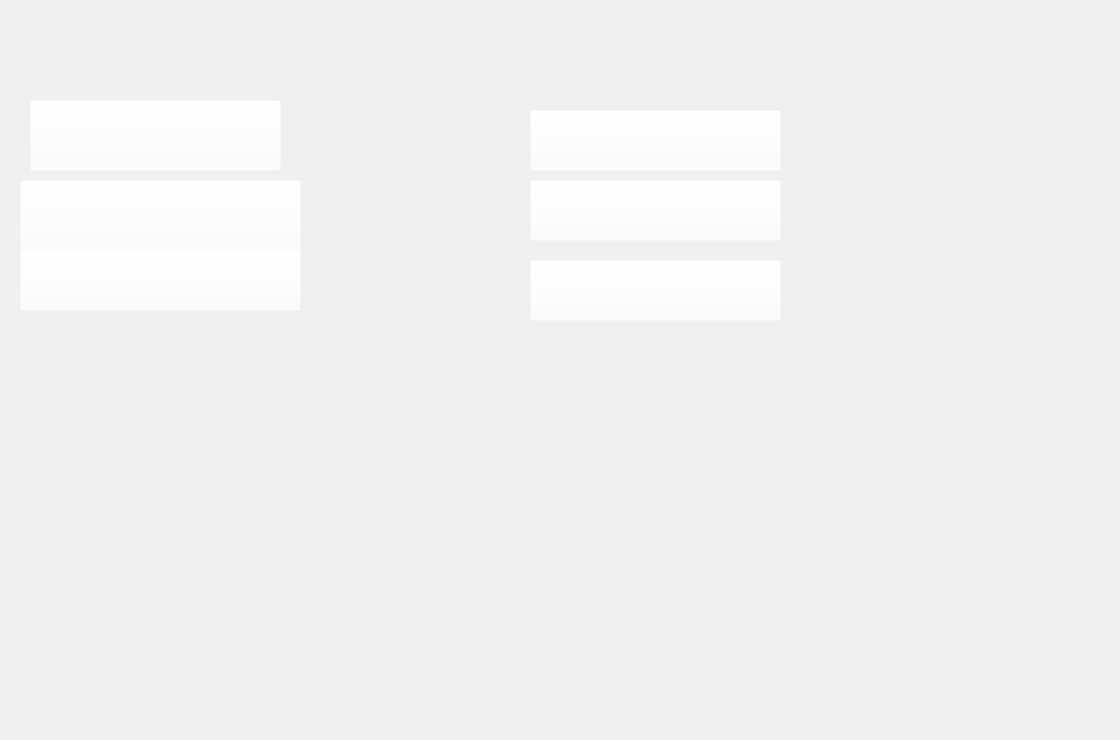
      <widget class="QWidget" name="page2">
       <widget class="QLabel" name="label_4">
        <property name="geometry">
         <rect>
          <x>10</x>
          <y>-60</y>
          <width>1101</width>
          <height>731</height>
         </rect>
        </property>
        <property name="text">
         <string/>
        </property>
        <property name="pixmap">
         <pixmap>../../crm/111.PNG</pixmap>
        </property>
       </widget>
       <widget class="QPushButton" name="pushButton_2">
        <property name="geometry">
         <rect>
          <x>30</x>
          <y>100</y>
          <width>251</width>
          <height>71</height>
         </rect>
        </property>
        <property name="styleSheet">
         <string notr="true">background-color:rgba(255,255,255,0);
font:75 8pt&quot;MS shell Dlg 2&quot;;</string>
        </property>
        <property name="text">
         <string/>
        </property>
       </widget>
       <widget class="QPushButton" name="pushButton_9">
        <property name="geometry">
         <rect>
          <x>20</x>
          <y>250</y>
          <width>281</width>
          <height>61</height>
         </rect>
        </property>
        <property name="styleSheet">
         <string notr="true">background-color:rgba(255,255,255,0);
font:75 8pt&quot;MS shell Dlg 2&quot;;</string>
        </property>
        <property name="text">
         <string/>
        </property>
       </widget>
       <widget class="QPushButton" name="pushButton_10">
        <property name="geometry">
         <rect>
          <x>20</x>
          <y>180</y>
          <width>281</width>
          <height>71</height>
         </rect>
        </property>
        <property name="styleSheet">
         <string notr="true">background-color:rgba(255,255,255,0);
font:75 8pt&quot;MS shell Dlg 2&quot;;</string>
        </property>
        <property name="text">
         <string/>
        </property>
       </widget>
       <widget class="QPushButton" name="pushButton_11">
        <property name="geometry">
         <rect>
          <x>530</x>
          <y>260</y>
          <width>251</width>
          <height>61</height>
         </rect>
        </property>
        <property name="styleSheet">
         <string notr="true">background-color:rgba(255,255,255,0);
font:75 8pt&quot;MS shell Dlg 2&quot;;</string>
        </property>
        <property name="text">
         <string/>
        </property>
       </widget>
       <widget class="QPushButton" name="pushButton_23">
        <property name="geometry">
         <rect>
          <x>530</x>
          <y>180</y>
          <width>251</width>
          <height>61</height>
         </rect>
        </property>
        <property name="styleSheet">
         <string notr="true">background-color:rgba(255,255,255,0);
font:75 8pt&quot;MS shell Dlg 2&quot;;</string>
        </property>
        <property name="text">
         <string/>
        </property>
       </widget>
       <widget class="QPushButton" name="pushButton_24">
        <property name="geometry">
         <rect>
          <x>530</x>
          <y>110</y>
          <width>251</width>
          <height>61</height>
         </rect>
        </property>
        <property name="styleSheet">
         <string notr="true">background-color:rgba(255,255,255,0);
font:75 8pt&quot;MS shell Dlg 2&quot;;</string>
        </property>
        <property name="text">
         <string/>
        </property>
       </widget>
       <widget class="QLabel" name="mailing">
        <property name="geometry">
         <rect>
          <x>30</x>
          <y>190</y>
          <width>251</width>
          <height>51</height>
         </rect>
        </property>
        <property name="text">
         <string/>
        </property>
        <property name="pixmap">
         <pixmap>../../mailing.png</pixmap>
        </property>
       </widget>
       <widget class="QLabel" name="label_20">
        <property name="geometry">
         <rect>
          <x>30</x>
          <y>110</y>
          <width>261</width>
          <height>51</height>
         </rect>
        </property>
        <property name="text">
         <string/>
        </property>
        <property name="pixmap">
         <pixmap>../../instagram/hhhh.png</pixmap>
        </property>
       </widget>
       <widget class="QLabel" name="label_21">
        <property name="geometry">
         <rect>
          <x>30</x>
          <y>260</y>
          <width>251</width>
          <height>51</height>
         </rect>
        </property>
        <property name="text">
         <string/>
        </property>
        <property name="pixmap">
         <pixmap>../../instagram/campagne.png</pixmap>
        </property>
       </widget>
       <widget class="QLabel" name="label_22">
        <property name="geometry">
         <rect>
          <x>540</x>
          <y>110</y>
          <width>241</width>
          <height>51</height>
         </rect>
        </property>
        <property name="text">
         <string/>
        </property>
        <property name="pixmap">
         <pixmap>../../instagram/siren.png</pixmap>
        </property>
       </widget>
       <widget class="QLabel" name="label_24">
        <property name="geometry">
         <rect>
          <x>540</x>
          <y>190</y>
          <width>241</width>
          <height>51</height>
         </rect>
        </property>
        <property name="text">
         <string/>
        </property>
        <property name="pixmap">
         <pixmap>../../instagram/NOTES.png</pixmap>
        </property>
       </widget>
       <widget class="QLabel" name="label_25">
        <property name="geometry">
         <rect>
          <x>540</x>
          <y>260</y>
          <width>241</width>
          <height>51</height>
         </rect>
        </property>
        <property name="text">
         <string/>
        </property>
        <property name="pixmap">
         <pixmap>../../instagram/imprimerie.png</pixmap>
        </property>
       </widget>
       <widget class="QLabel" name="notification">
        <property name="geometry">
         <rect>
          <x>700</x>
          <y>30</y>
          <width>61</width>
          <height>31</height>
         </rect>
        </property>
        <property name="text">
         <string/>
        </property>
       </widget>
       <widget class="QLabel" name="notifica">
        <property name="geometry">
         <rect>
          <x>700</x>
          <y>30</y>
          <width>61</width>
          <height>31</height>
         </rect>
        </property>
        <property name="text">
         <string/>
        </property>
       </widget>
       <widget class="QLabel" name="label_43">
        <property name="geometry">
         <rect>
          <x>680</x>
          <y>10</y>
          <width>81</width>
          <height>71</height>
         </rect>
        </property>
        <property name="text">
         <string/>
        </property>
        <property name="pixmap">
         <pixmap>../../instagram/logout_icon-icons.com_51025 (1).png</pixmap>
        </property>
       </widget>
       <zorder>label_43</zorder>
       <zorder>notifica</zorder>
       <zorder>notification</zorder>
       <zorder>label_4</zorder>
       <zorder>label_25</zorder>
       <zorder>label_24</zorder>
       <zorder>label_22</zorder>
       <zorder>label_21</zorder>
       <zorder>label_20</zorder>
       <zorder>mailing</zorder>
       <zorder>pushButton_2</zorder>
       <zorder>pushButton_9</zorder>
       <zorder>pushButton_10</zorder>
       <zorder>pushButton_11</zorder>
       <zorder>pushButton_23</zorder>
       <zorder>pushButton_24</zorder>
      </widget>
